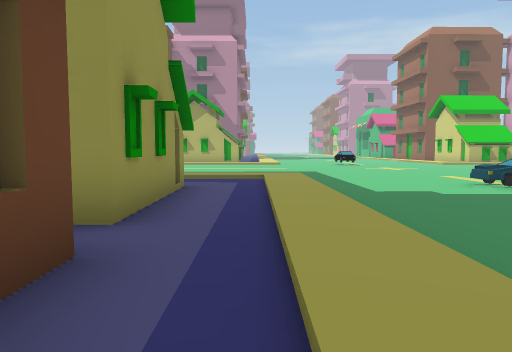
[1] (above)

24 first-person views from a walk through a Unity game level. The camera is 1.4 m above the floor, tilts 4° down and sees 70° across. The floor is counted in squares, 2 m on a side. Each view is taken from the middle of a square. On the plan, view 1 faces up. The plan holds only what a view shows up to about 11 squares ahead; the rest is blank. The place goes on beyond the plan. The player is left out.

[2]
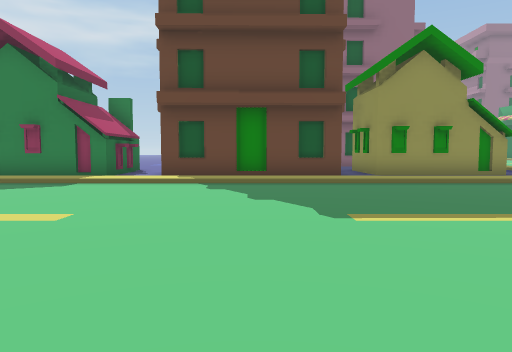

[3]
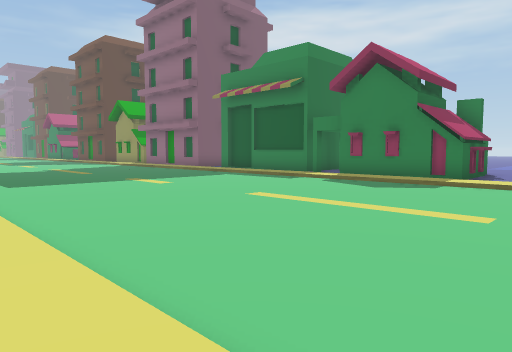

[4]
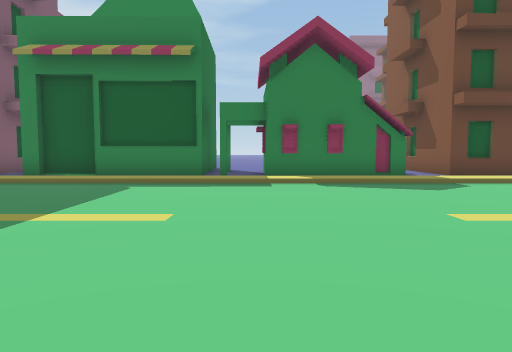

[5]
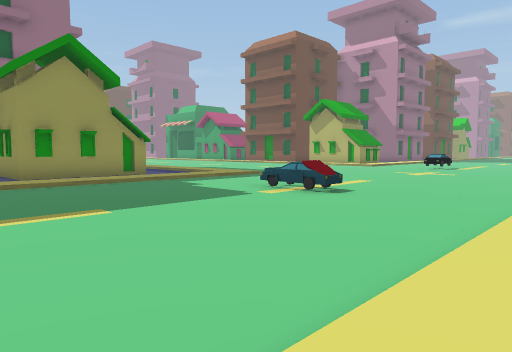

[6]
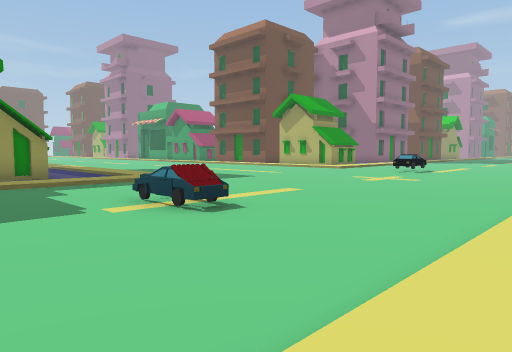

[7]
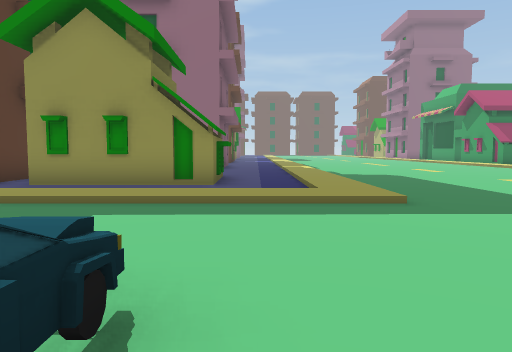

[8]
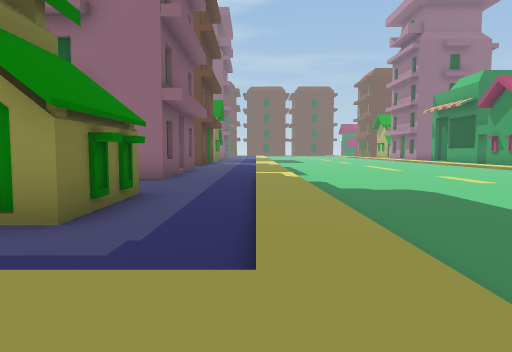

[9]
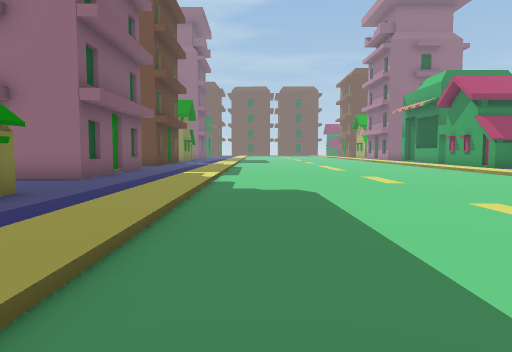

[10]
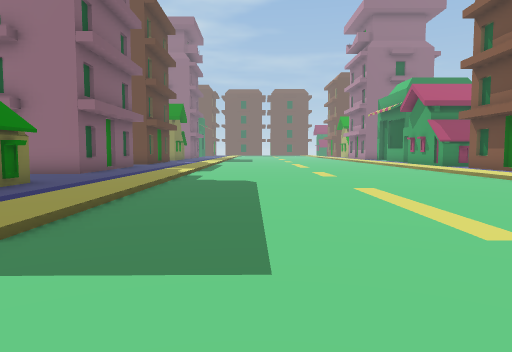

[11]
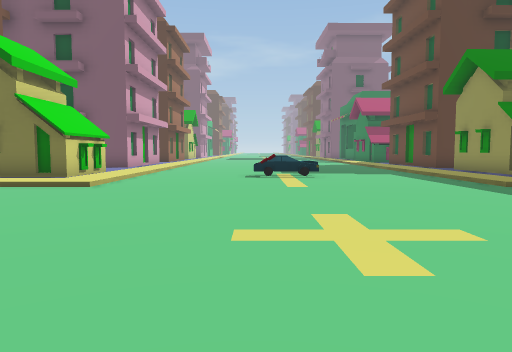

[12]
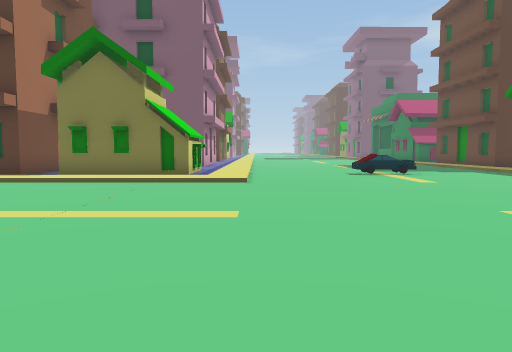

[13]
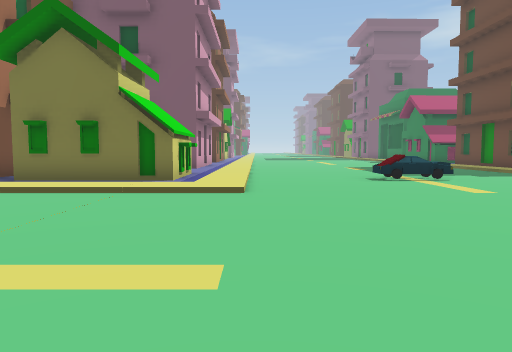

[14]
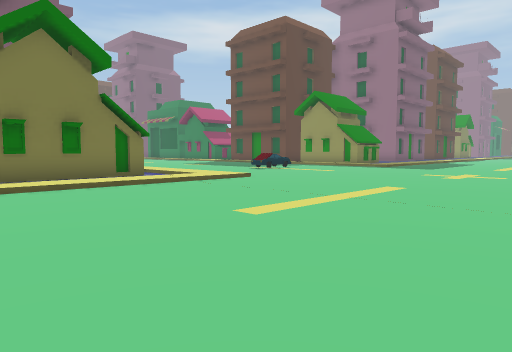

[15]
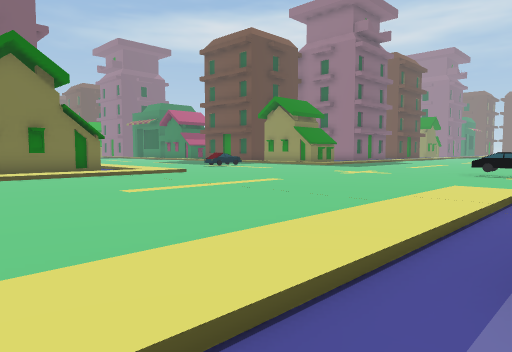

[16]
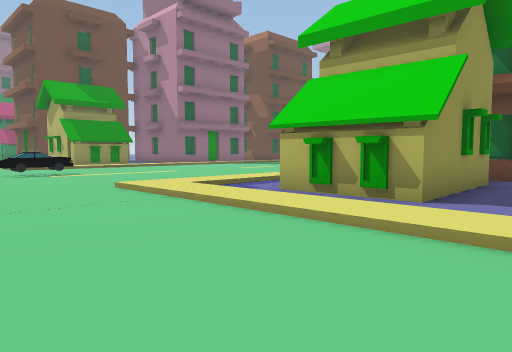

[17]
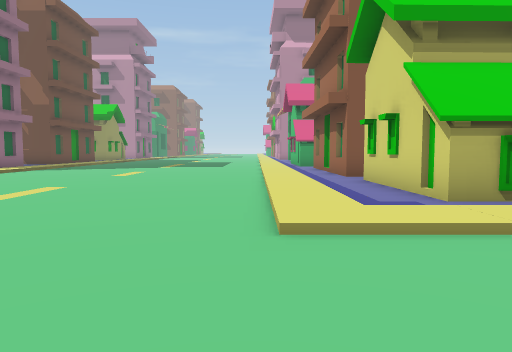

[18]
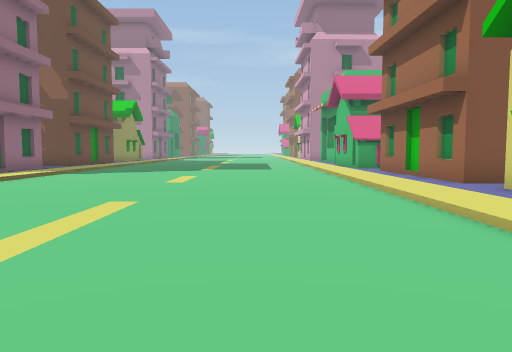

[19]
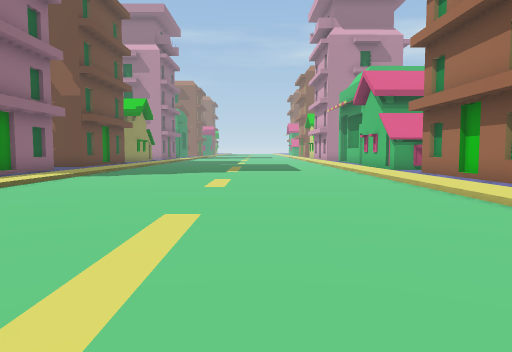

[20]
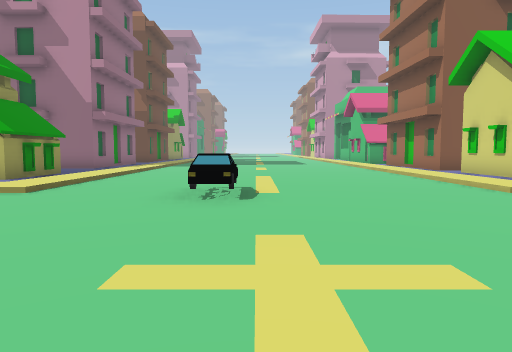

[21]
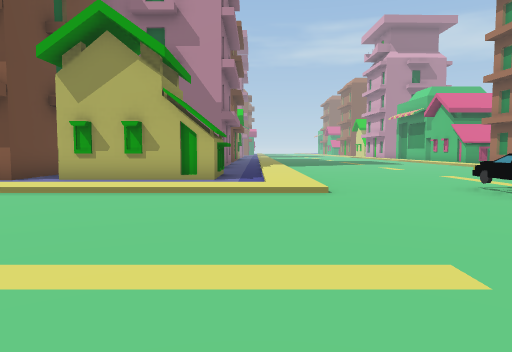

[22]
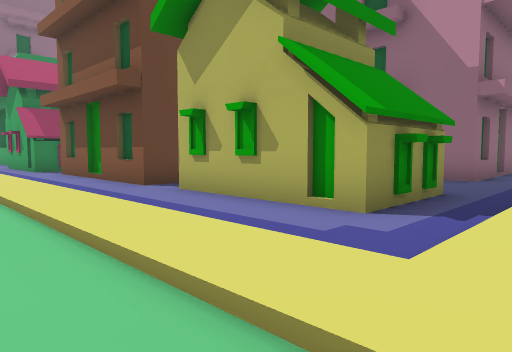

[23]
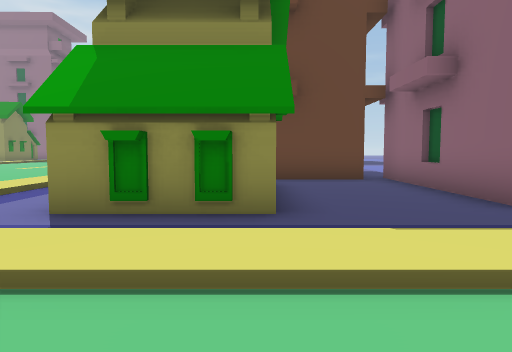

[24]
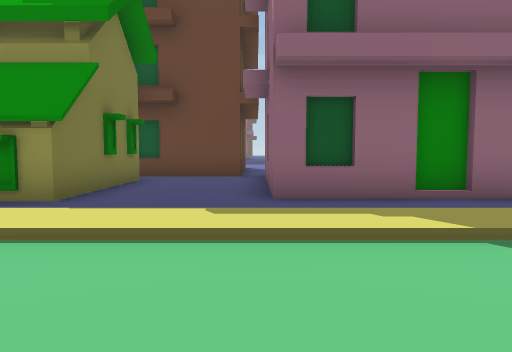

### Floor plan
Key: @ floor where view 1 was taken; # wall or solid block; . floor; / step, stairs or slope; O other object.
Columns run from 9 left of view 1 to 16 right of it. Each row starts with its distance up from view 1.
 29        #.//.......//.#
 28        #.//.......//.#
 27    #####.//.......//.#
 26   .......//.......//.#
 25   ##.....//.......//.###
 24    #.....//.......//.. O
 23    #OOOOO//.......//.O O.
 22    #OOOOO//.......//.OOO.
 21 ####.OOOO//.......//.OOO.
 20 .........//.......//.OOO..
 19 ///////////..O....////////
 18 ///////////..O....////////
 17 .............O............
 16 ..........................
 15 ..........................
 14 ..........................
 13 .........................
 12 .........................
 11 .........................
 10 ///////////.......///////
  9 ///////////.......///////
  8 .........//.......//.....
  7 .....OOO.//...OO..//OOOO.#
  6 ###..OOO.//.......//OOOO #
  5   #  OOO.//.......//OOOO
  4       OO.//.......//
  3        ..//.......//
  2       ###//.......//
  1        ##//....... /
  0        #/@/......./
 -1        ## /....... /
 -2        ## /.......//
 -3       ...//.......//
 -4       OOO//.......//
 -5        OO//......./
 -6        OO//......./
 -7        OO /......./
 -8        OO /......./
 -9         O /......./
-10        ## /.......
-11         # /.......
-12        ## /.......
-13        #. /.   ...
-14        ##       ..

Positions as (right, up) in squares from view 1, and headings:
1: (0, 0), facing up
2: (9, 0), facing left
3: (10, -1), facing down-left
4: (9, -8), facing left
5: (10, 1), facing up-left
6: (10, 4), facing up-left
7: (6, 8), facing left
8: (2, 9), facing left
9: (2, 11), facing left
10: (4, 12), facing left
11: (6, 17), facing down
12: (9, 18), facing down
13: (9, 16), facing down
14: (16, 17), facing down-left
15: (16, 20), facing down-left
16: (16, 15), facing up-left
17: (9, 15), facing up
18: (7, 17), facing up
19: (6, 18), facing up
20: (5, 12), facing up
21: (0, 12), facing up
22: (1, 17), facing up-left
23: (3, 23), facing left
24: (4, 26), facing left
